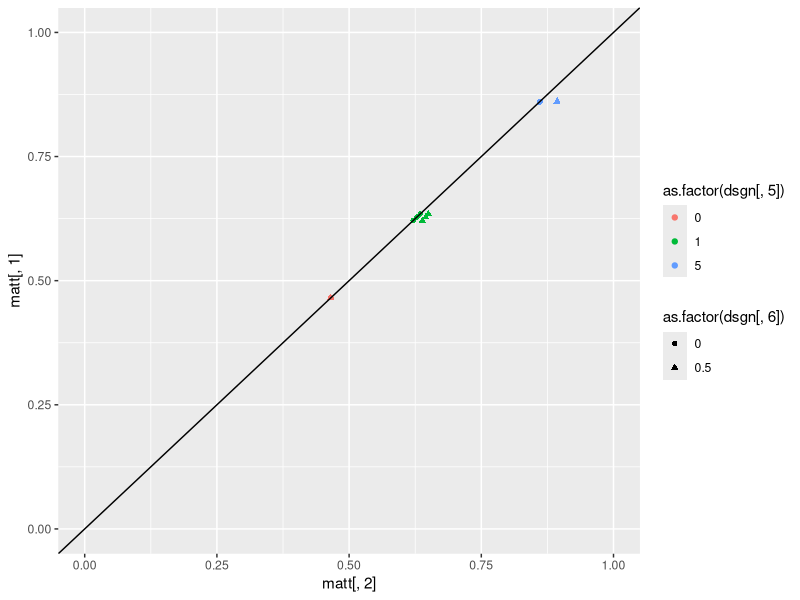
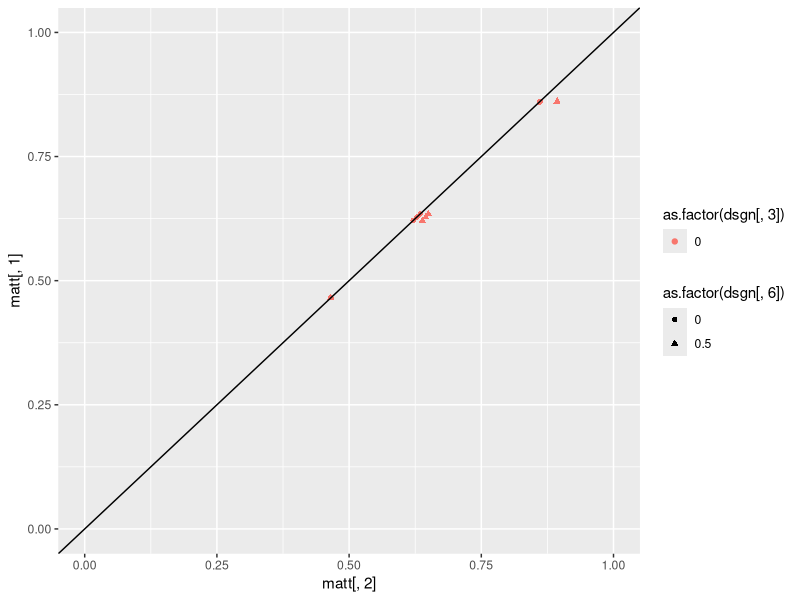

The R source for these figures, in order: (Note: this script raises an error after producing the figures.)
####
# This code sets determines how different parameter settings influence diff= P(y2=1|X1=X2=1)-P(y2=1|X1=X2=0)
#
#

# 1 to be determined
# 2 no effect (good at zero)
# 3 must be zero
# 4 ==0.5 (high)
# 5 ==2    (high)
# 6 ==0    (zero)
# 7 ==0.5 (high)

######################################################################## Design of experiment
lvls <- list(NA)

fixlev<-c(0,0.5)  # levels for not interesting parameters
#seqlev<-round(seq(0,4,0.3333),3)  # levels for  interesting parameters
seqlev<-c(0,1,2) # levels for  interesting parameters

lvls[[1]] <- c(0)  # violation

lvls[[2]] <- c(0, 0.5, 1, 6)

lvls[[3]] <- c(0) 

lvls[[4]] <- c(0,0.5,1) 

lvls[[5]] <- c(0, 1, 5)

lvls[[6]] <-c(0, 0.5)

lvls[[7]] <- c(0) # violation

lvls[[8]] <- c(0)

lvls[[9]] <- c(0)

lvls[[10]] <- c(0)

lvls[[11]] <- c(0,  1,  6)

interceptc<-(0)  # intercept for C1 and C2
intercepty<-(-1)   # intercept for Y1 and Y2
intercepth<-(-1)  #intercept for H
interceptz<-0.5
interceptx<-0.5

### factorial design
dsgn <- as.matrix(expand.grid(lvls[[1]], lvls[[2]], lvls[[3]], lvls[[4]], lvls[[5]], lvls[[6]], lvls[[7]], lvls[[8]], lvls[[9]], lvls[[10]], lvls[[11]]))
dim(dsgn)

######################################################################## CALCULATE TRUE VALUES OF diff
				matt <- matrix(0, dim(dsgn)[1], 2)

for (i in c(1:dim(dsgn)[1])) {
truetheta11 <- 0
kk <- 1
individual <- matrix(0, 8, 8)

 myH<-0
 myZ<-0
 myX1<-1
 myX2<-1
    for (c2i in 0:1) {
        for (y1i in 0:1) {
            for (c1i in 0:1) {
                individual[kk, 1:3] <- c(y1i, c1i, c2i)
 
                # P(C1=1 or =0)
                pc1<-1/(1+exp(-(interceptc )))
                aa <- (as.numeric(c1i == 1) * (pc1) + as.numeric(c1i == 0) * (1-pc1))

                # P(Y1=1 or =0|C1,X1)
                py1<-1/(1+exp(-(intercepty + dsgn[i, 5]*c1i + dsgn[i, 3]*myX1 + dsgn[i, 8]*myH)))
                bb <- as.numeric(y1i == 1) * (py1) + as.numeric(y1i == 0) * (1 - py1)

                # P(C2=1 or =0|C1,X1)
                pc2<-(1/(1+exp(-(interceptc + dsgn[i, 4]*c1i + dsgn[i, 6]*myX1))))
                cc <- as.numeric(c2i == 1) * (pc2)  + as.numeric(c2i == 0)*(1-pc2)
                
                # P(Y2=1|C2,X2,Y1)
                dd <- (as.numeric(y1i == 1) * 1 + as.numeric(y1i == 0) * ( (1/(1+exp(-(intercepty+dsgn[i, 9]*myZ + dsgn[i, 5]*c2i + dsgn[i, 3]*myX2 + dsgn[i, 8]*myH)))) ))                

                individual[kk, 5:8] <- c(aa, bb, cc, dd)
		
                # Product
                individual[kk, 4] <- aa * bb * cc * dd
                truetheta11 <- truetheta11 + individual[kk, 4]   

                kk <- kk + 1
            }
        }
    }
    
    
    
    truetheta00<- 0
    kk <- 1
    individual <- matrix(0, 8, 8)
    myH<-0
    myZ<-0
    myX1<-0
    myX2<-0

    for (c2i in 0:1) {
        for (y1i in 0:1) {
            for (c1i in 0:1) {
                individual[kk, 1:3] <- c(y1i, c1i, c2i)
 
                # P(C1=1 or =0)
                pc1<-1/(1+exp(-(interceptc )))
                aa <- (as.numeric(c1i == 1) * (pc1) + as.numeric(c1i == 0) * (1-pc1))

                # P(Y1=1 or =0|C1,X1)
                py1<-1/(1+exp(-(intercepty + dsgn[i, 5]*c1i + dsgn[i, 3]*myX1 + dsgn[i, 8]*myH)))
                bb <- as.numeric(y1i == 1) * (py1) + as.numeric(y1i == 0) * (1 - py1)

                # P(C2=1 or =0|C1,X1)
                pc2<-(1/(1+exp(-(interceptc + dsgn[i, 4]*c1i + dsgn[i, 6]*myX1))))
                cc <- as.numeric(c2i == 1) * (pc2)  + as.numeric(c2i == 0)*(1-pc2)
                
                # P(Y2=1|C2,X2,Y1)
                dd <- (as.numeric(y1i == 1) * 1 + as.numeric(y1i == 0) * ( (1/(1+exp(-(intercepty+dsgn[i, 9]*myZ + dsgn[i, 5]*c2i + dsgn[i, 3]*myX2 + dsgn[i, 8]*myH)))) ))                

                individual[kk, 5:8] <- c(aa, bb, cc, dd)
            

                # Product
                individual[kk, 4] <- aa * bb * cc * dd
                truetheta00 <- truetheta00 + individual[kk, 4]
                
                kk <- kk + 1
            }
        }
    }
  
    matt[i, ] <- c(truetheta00, truetheta11)
    print(i/dim(dsgn)[1])
}
######################################################################## 

library(ggplot2)
# Marginal probabilities of y2:
colMeans(matt)

diff<-round(matt[,2]-matt[,1],5)
summary(diff)

plot1<-qplot(matt[,2],matt[,1],  color=as.factor(dsgn[,5]), shape=as.factor(dsgn[,6]), ylim=c(0,1), xlim=c(0,1))+geom_abline(slope=1,intercept=0)
plot2<-qplot(matt[,2],matt[,1],  color=as.factor(dsgn[,3]), shape=as.factor(dsgn[,6]), ylim=c(0,1), xlim=c(0,1))+geom_abline(slope=1,intercept=0)
grid.arrange(plot1, plot2, ncol=1)

# Plots of interest:

#Theta3 has noticiable effect
qplot(dsgn[,3]+(dsgn[,6])/20, diff,  color=as.factor(dsgn[,5]), shape=as.factor(dsgn[,4]))

# Theta5 and Theta6 also have effect
qplot(dsgn[,5]+(dsgn[,6])/20, diff,  color=as.factor(dsgn[,3]), shape=as.factor(dsgn[,4]))
qplot(dsgn[,6]+(dsgn[,5])/20, diff,  color=as.factor(dsgn[,3]), shape=as.factor(dsgn[,4]))

######################################################################
mod1<-glm(diff~dsgn[,c(1:7,11)] + .*.*.,data=data.frame(dsgn[,c(1:7,11)]), family="binomial")
summary(mod1)
summary(mod1)$coefficients[summary(mod1)$coefficients[,4]<0.99,]


######################################################################## 






######################################################################## 
ppp <- 1
est <- matrix(0, dim(dsgn)[1], 2)
kkk <- 1
result <- matrix(0, dim(dsgn)[1], 2)
numsim <- 500  ### number of datasets generated under each scenario
Bayesresult <- matrix(0, dim(dsgn)[1] * numsim, 10)
n <- 200  ### size of each dataset
#set.seed(13)  ### for reproducibility
seedlist <- sample(1:250000, size = numsim)

######################################################################## 
simdatasum<-matrix(0,dim(dsgn)[1],8)
colnames(simdatasum)<-c( "H",     "Z",    "C1",    "X1",    "C2",    "Y1",    "X2",    "Y2") 
for (i in c(1:dim(dsgn)[1])) {
    ### loop over datasets
    for (j in 1:numsim) {
        print(c(i, j))
        
#        set.seed(seedlist[j])

        H <- rbinom(n, size = 1, prob = (1/(1+exp(-(intercepth)))) )
        Z<-rbinom(n, 1, (1/(1+exp(-(interceptz + dsgn[i, 10]*H)))) )
        C1 <- rbinom(n, size = 1, prob = (1/(1+exp(-(interceptc)))) )
        X1<- rbinom(n, 1, (1/(1+exp(-(interceptx + dsgn[i, 1]*C1 + dsgn[i, 2]*H)))) ) 
        C2 <-rbinom(n, 1, (1/(1+exp(-(interceptc + dsgn[i, 4]*C1 + dsgn[i, 6]*X1)))) )         
        Y1 <-rbinom(n, 1, (1/(1+exp(-(intercepty + dsgn[i, 5]*C1 + dsgn[i, 3]*X1 + dsgn[i, 8]*H)))) ) 
        X2 <-rbinom(n, 1, (1/(1+exp(-(interceptx + dsgn[i, 1]*C2  + dsgn[i, 2]*H + dsgn[i, 7]*Y1 + dsgn[i, 9]*Z + dsgn[i, 11]*X1)))) )
        Y2 <- rep(1, n)  
        Y2[Y1 == 0]<-rbinom(length(Y2[Y1 == 0]), 1, (1/(1+exp(-(intercepty + dsgn[i, 9]*Z + dsgn[i, 5]*C2 + dsgn[i, 3]*X2 + dsgn[i, 8]*H)))) )     
        simdata <- data.frame(H,Z,C1,X1,C2,Y1,X2,Y2)
simdatasum[i,]<-colMeans(simdata)
        print(colMeans(simdata))

######################################################################## 
# ## BAYESIAN APPROACH WITHOUT Y1 (uniform priors):
        HprobB <- function(h, nm = 1) {
            ss <- sum(simdata$H)
            nn <- length(simdata$H)
            pp <- (rbeta(nm, (ss + 1), (nn - ss + 1)))
            if (h == 0) {
                return(1 - as.numeric(pp))
            }
            if (h == 1) {
                return(as.numeric(pp))
            }
        }
        
        
        C1probB <- function(h, c1, nm = 1) {
            ss <- sum(simdata$C1[simdata$H == h])
            nn <- length(simdata$C1[simdata$H == h])
            pp <- (rbeta(nm, (ss + 1), (nn - ss + 1)))
            if (c1 == 0) {
                return(1 - as.numeric(pp))
            }
            if (c1 == 1) {
                return(as.numeric(pp))
            }
        }
        
        C2probB <- function(h, c2, c1, x1, nm = 1) {
            ss <- sum(simdata$C2[simdata$H == h & simdata$C1 == c1 & simdata$X1 == x1])
            nn <- length(simdata$C2[simdata$H == h & simdata$C1 == c1 & simdata$X1 == x1])
            pp <- (rbeta(nm, (ss + 1), (nn - ss + 1)))
            if (c2 == 0) {
                return(1 - as.numeric(pp))
            }
            if (c2 == 1) {
                return(as.numeric(pp))
            }
        }
        
        Y2probB <- function(h, y2, c1, c2, x1, x2, nm = 1) {
            ss <- sum(simdata$Y2[simdata$H == h & simdata$C2 == c2 & simdata$X2 == x2 & simdata$C1 == c1 & simdata$X1 == x1])
            nn <- length(simdata$Y2[simdata$H == h & simdata$C2 == c2 & simdata$X2 == x2 & simdata$C1 == c1 & 
                simdata$X1 == x1])
            pp <- (rbeta(nm, (ss + 1), (nn - ss + 1)))
            if (y2 == 0) {
                return(1 - as.numeric(pp))
            }
            if (y2 == 1) {
                return(as.numeric(pp))
            }
        }
        
        
        nB <- 500
        sumtheta11B <- 0
        sumtheta00B <- 0
        for (c2i in 0:1) {
            for (c1i in 0:1) {
                for (hi in 0:1) {
                  
                  sumtheta11B <- sumtheta11B + HprobB(h = hi, nB) * C1probB(h = hi, c1 = c1i, nm = nB) * 
                  C2probB(h = hi,   c2 = c2i, c1 = c1i, x1 = 1, nm = nB) * 
                  Y2probB(h = hi, y2 = 1, c1 = c1i, c2 = c2i, x1 = 1,  x2 = 1, nm = nB)
                  
                  sumtheta00B <- sumtheta00B + HprobB(h = hi, nB) * C1probB(h = hi, c1 = c1i, nm = nB) * C2probB(h = hi, 
                    c2 = c2i, c1 = c1i, x1 = 0, nm = nB) * Y2probB(h = hi, y2 = 1, c1 = c1i, c2 = c2i, x1 = 0, 
                    x2 = 0, nm = nB)
                  
                }
            }
        }
        
        sumtheta00Bvec <- sumtheta00B
        sumtheta11Bvec <- sumtheta11B


########################


        
        sumtheta00BvecMOD <- sumtheta00B
        sumtheta11BvecMOD <- sumtheta11B


########################


# ################################################################
# ## BAYESIAN APPROACH WITH Y1 (uniform priors):

C1probB<-function(c1,nm=1){
ss<-sum(simdata$C1)
nn<-length(simdata$C1)
pp<-(rbeta(nm,(ss+1),(nn-ss+1)))
if(c1==0){return(1-as.numeric(pp))}
if(c1==1){return(as.numeric(pp))}}

Y1probB<-function(y1,c1,x1,nm=1){
ss<-sum(simdata$Y1[simdata$X1==x1 & simdata$C1==c1])
nn<-length(simdata$Y1[simdata$X1==x1 & simdata$C1==c1])
pp<-(rbeta(nm,(ss+1),(nn-ss+1)))
if(y1==0){return(1-as.numeric(pp))}
if(y1==1){return(as.numeric(pp))}}

C2probB<-function(c2,c1,x1,nm=1){
ss<-sum(simdata$C2[simdata$C1==c1 & simdata$X1==x1])
nn<-length(simdata$C2[simdata$C1==c1 & simdata$X1==x1])
pp<-(rbeta(nm,(ss+1),(nn-ss+1)))
if(c2==0){return(1-as.numeric(pp))}
if(c2==1){return(as.numeric(pp))}}

Y2probB<-function(y2,c2,x2,y1,nm=1){
ss<-sum(simdata$Y2[simdata$C2==c2 & simdata$X2==x2 & simdata$Y1==y1])
nn<-length(simdata$Y2[simdata$C2==c2 & simdata$X2==x2 & simdata$Y1==y1])
pp<-(rbeta(nm,(ss+1),(nn-ss+1)))
if(y2==0){return(1-as.numeric(pp))}
if(y2==1){return(as.numeric(pp))}}

nB<-200
# Integrate over the values of C1 and C2: Prob(Y2=1 | X1=1 and X2=1)
sumtheta11B<-0
sumtheta00B<-0
for(c2i in 0:1){
for(y1i in 0:1){
for(c1i in 0:1){
sumtheta11B<-sumtheta11B+C1probB(c1=c1i,nm=nB)*Y1probB(y1=y1i,c1=c1i,x1=1,nm=nB)*C2probB(c2=c2i,c1=c1i,x1=1,nm=nB)*Y2probB(y2=1,c2=c2i,x2=1,y1=y1i,nm=nB)
sumtheta00B<-sumtheta00B +C1probB(c1=c1i,nm=nB)*Y1probB(y1=y1i,c1=c1i,x1=0,nm=nB)*C2probB(c2=c2i,c1=c1i,x1=0,nm=nB)*Y2probB(y2=1,c2=c2i,x2=0,y1=y1i,nm=nB)
}}}

sumtheta00BvecY1<-sumtheta00B
sumtheta11BvecY1<-sumtheta11B





#one-sided p-values:
        Bpval <- 1 - mean((sumtheta11Bvec - sumtheta00Bvec) > 0)
        BpvalY1<-1-mean((sumtheta11BvecY1-sumtheta00BvecY1)>0)
        BpvalMOD<-1-mean((sumtheta11BvecMOD-sumtheta00BvecMOD)>0)
        Hpval <- (1-pnorm((summary(glm(Y2 ~ H, data = simdata, family = "binomial"))$coefficients[2, 3])))
        print(Bpval)
        print(Hpval)
        Bayesresult[kkk, ] <- c(i, j, c(1, 1), mean(sumtheta00Bvec), mean(sumtheta11Bvec), Bpval, Hpval, BpvalY1, BpvalMOD)
        kkk <- kkk + 1
    }
}

######################################################################## 


alpha<-0.1
AA <- Bayesresult
Bayesresult <- AA

colnames(Bayesresult)<-c("i","j","a1","a1","mean00","mean11","withoutY1","IV","withY1","MOD")
power <- matrix(0, dim(dsgn)[1], 5)
for (i in (dim(dsgn)[1]:1)) {
    power[i, ] <- c(i, mean(Bayesresult[Bayesresult[, 1] == i, ][, 7] <= alpha), mean(Bayesresult[Bayesresult[, 
        1] == i, ][, 8] <= alpha), mean(Bayesresult[Bayesresult[,1] == i, ][, 9] <= alpha), mean(Bayesresult[Bayesresult[,1] == i, ][, 10] <= alpha))
}




require(gridExtra)
plot1 <- qplot(diff,    power[, 2], col = as.factor(dsgn[, 3]), shape=as.factor(dsgn[, 5]), ylim=c(0,1))+geom_abline(slope=0,intercept=alpha)+  geom_jitter(width = 0.05, height = 0)+ggtitle("Power: g-comp|H")
plot2 <- qplot(diff,    power[, 3], col = as.factor(dsgn[, 2]), shape=as.factor(dsgn[, 3]), ylim=c(0,1))+geom_abline(slope=0,intercept=alpha)+  geom_jitter(width = 0.05, height = 0)+ggtitle("Power: Instrumental Variable")
grid.arrange(plot1, plot2, ncol=1) 

nullpower<-power[diff==0,]



require(gridExtra)
plot1 <- qplot((dsgn[, 5][diff==0]),    nullpower[, 2], col = as.factor(dsgn[, 2][diff==0]), shape=as.factor(dsgn[, 6][diff==0]), ylim=c(0,1))+geom_abline(slope=0,intercept=alpha)+  geom_jitter(width = 0.2, height = 0)+ggtitle("Type 1 error: g-comp|H without Y1")
plot2 <- qplot((dsgn[, 5][diff==0]),    nullpower[, 4], col = as.factor(dsgn[, 2][diff==0]), shape=as.factor(dsgn[, 6][diff==0]), ylim=c(0,1))+geom_abline(slope=0,intercept=alpha)+  geom_jitter(width = 0.2, height = 0)+ggtitle("Type 1 error: g-comp|H with Y1")
grid.arrange(plot1, plot2, ncol=1)


# nullpower2 <-nullpower
# dsgn2<-dsgn


# nullpower1 <-nullpower
# dsgn1<-dsgn

# 1 to be determined
# 2 no effect (good at zero)
# 3 must be zero
# 4 ==0.5 (high)
# 5 ==2    (high)
# 6 ==0    (zero)
# 7 ==0.5 (high)